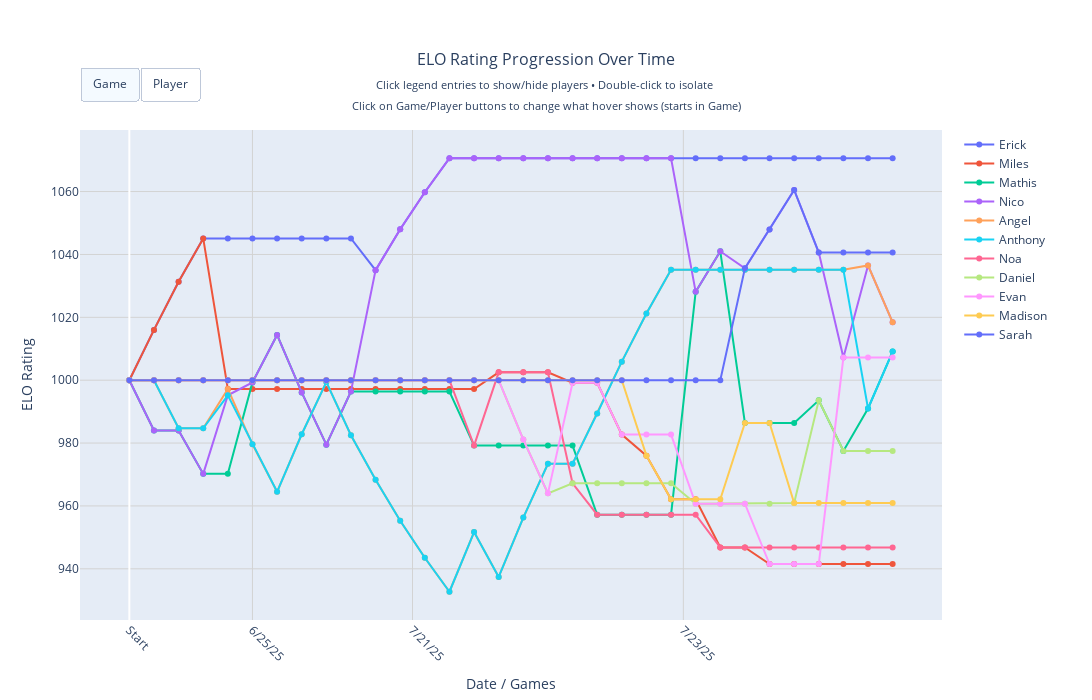

The notebook cell this image was saved under:
### Code cell
import plotly.graph_objects as go

# Prepare data for plotting
x_positions = []
x_labels = []
all_player_data = {player: [] for player in players}
hover_data = []  # Store custom hover info for each x position
x_pos = 0

# Add original scores (first entry in the "original" list)
original_scores = elo_history["original"][0]
for player in players:
    all_player_data[player].append(original_scores[player])

x_positions.append(x_pos)
x_labels.append("Start")
# For the start position, no changes to show
hover_data.append("Start - No changes yet")
x_pos += 1

# Process each date
for date_key in sorted(elo_history.keys()):
    if date_key == "original":
        continue
    
    games_on_date = elo_history[date_key]
    
    # Add each game for this date
    for game_idx, game_scores in enumerate(games_on_date):
        # Calculate changes from previous game
        changes = []
        previous_scores = {}
        
        # Get previous scores (from the last entry in all_player_data)
        for player in players:
            previous_scores[player] = all_player_data[player][-1]
        
        # Add current game scores and calculate changes
        for player in players:
            current_score = game_scores[player]
            previous_score = previous_scores[player]
            change = current_score - previous_score
            
            all_player_data[player].append(current_score)
            
            # Only include players who changed
            if change != 0:
                if change > 0:
                    triangle = "▲"  # Green up triangle
                    color_start = "<span style='color: green;'>"
                else:
                    triangle = "▼"  # Red down triangle
                    color_start = "<span style='color: red;'>"
                
                changes.append(f"{color_start}{player} {triangle} {change:+.1f}</span>")
        
        x_positions.append(x_pos)
        
        # Create hover text for this game
        if changes:
            hover_text = f"<b>{date_key} - Game {game_idx + 1}</b><br>" + "<br>".join(changes)
        else:
            hover_text = f"<b>{date_key} - Game {game_idx + 1}</b><br>No ELO changes"
        
        hover_data.append(hover_text)
        x_pos += 1
    
    # Add date label at the middle of games for this date
    if len(games_on_date) > 1:
        middle_pos = x_pos - len(games_on_date) + (len(games_on_date) - 1) / 2
    else:
        middle_pos = x_pos - 1
    x_labels.append((middle_pos, date_key))

# Create the figure
fig = go.Figure()

# Add a trace for each player
for i, player in enumerate(players):
    fig.add_trace(go.Scatter(
        x=x_positions,
        y=all_player_data[player],
        mode='lines+markers',
        name=player,
        line=dict(width=2),
        marker=dict(size=6),
        hoverinfo='skip', # start w/ these traces disabled
        hovertemplate=None,
        showlegend=True
    ))

# Add an invisible trace for the custom hover info 
fig.add_trace(go.Scatter(
    x=x_positions,
    y=[1000] * len(x_positions), 
    mode='markers',
    marker=dict(size=10, opacity=0), 
    hovertemplate='%{customdata}<extra></extra>',
    customdata=hover_data,
    showlegend=False,
    name='Game Info',
    visible=True,  # Start with game changes visible
    hoverinfo='text',
    text=hover_data  # Use text instead of customdata for better control
))

# Create custom x-axis labels
x_tick_positions = [0] + [pos for pos, label in x_labels[1:]]
x_tick_labels = ["Start"] + [label for pos, label in x_labels[1:]]

# Update layout
fig.update_layout(
    title={
        'text': 'ELO Rating Progression Over Time<br><sub>Click legend entries to show/hide players • Double-click to isolate</sub> <br><sub>Click on Game/Player buttons to change what hover shows (starts in Game)</sub><br>',
        'x': 0.5,
        'font': {'size': 16},
        'pad': {'b': 20} 
    },
    xaxis_title='Date / Games',
    yaxis_title='ELO Rating',
    width=1100,
    height=700,
    hovermode='x unified',
    legend=dict(
        orientation="v",
        yanchor="top",
        y=1,
        xanchor="left",
        x=1.02
    ),
    margin=dict(r=150,t=130),  # Make room for legend, add some room for title
    updatemenus=[
        dict(
            active=0,
            type="buttons",
            direction="left",
            buttons=list([
                dict(
                    args=[{
                        "hoverinfo": ["skip"] * len(players) + ["text"],  # Disable player hovers, enable invisible trace
                        "hovertemplate": [None] * len(players) + ['%{customdata}<extra></extra>'],
                        "visible": [True] * len(players) + [True]  # Show invisible trace
                    }, {
                        "hovermode": "x unified"  # Use closest to target our invisible trace
                    }],
                    label="Game",
                    method="update"
                ),
                dict(
                    args=[{
                        "hoverinfo": ["x+y+name"] * len(players) + ["skip"],  # Enable player hovers, disable invisible trace
                        "visible": [True] * len(players) + [False]  # Hide invisible trace
                    }, {
                        "hovermode": "x unified"  # Back to unified mode for player scores
                    }],
                    label="Player",
                    method="update"
                )
            ]),
            pad={"r": 10, "t": 10},
            showactive=True,
            x=0.0,
            xanchor="left",
            y=1.15,
            yanchor="top"
        ),
    ]
)

# Set custom x-axis ticks
fig.update_xaxes(
    tickmode='array',
    tickvals=x_tick_positions,
    ticktext=x_tick_labels,
    tickangle=45
)

# Add grid
fig.update_xaxes(showgrid=True, gridwidth=1, gridcolor='lightgray')
fig.update_yaxes(showgrid=True, gridwidth=1, gridcolor='lightgray')

# Show the plot
fig.show()

### Figure 1 — Plotly figure (JSON) as saved in the notebook; plotly's stock layout.template omitted (floating-point values rounded to 4 significant figures)
{"data": [{"hoverinfo": "skip", "line": {"width": 2}, "marker": {"size": 6}, "mode": "lines+markers", "name": "Erick", "showlegend": true, "type": "scatter", "x": [0, 1, 2, 3, 4, 5, 6, 7, 8, 9, 10, 11, 12, 13, 14, 15, 16, 17, 18, 19, 20, 21, 22, 23, 24, 25, 26, 27, 28, 29, 30, 31], "y": [1000, 1016, 1031.0, 1045.0, 1045.0, 1045.0, 1045.0, 1045.0, 1045.0, 1045.0, 1035, 1048, 1060.0, 1071.0, 1071.0, 1071.0, 1071.0, 1071.0, 1071.0, 1071.0, 1071.0, 1071.0, 1071.0, 1071.0, 1071.0, 1071.0, 1071.0, 1071.0, 1071.0, 1071.0, 1071.0, 1071.0]}, {"hoverinfo": "skip", "line": {"width": 2}, "marker": {"size": 6}, "mode": "lines+markers", "name": "Miles", "showlegend": true, "type": "scatter", "x": [0, 1, 2, 3, 4, 5, 6, 7, 8, 9, 10, 11, 12, 13, 14, 15, 16, 17, 18, 19, 20, 21, 22, 23, 24, 25, 26, 27, 28, 29, 30, 31], "y": [1000, 1016, 1031.0, 1045.0, 997.2, 997.2, 997.2, 997.2, 997.2, 997.2, 997.2, 997.2, 997.2, 997.2, 997.2, 1002.0, 1002.0, 1002.0, 999.2, 999.2, 982.7, 976, 962.1, 962.1, 946.8, 946.8, 941.5, 941.5, 941.5, 941.5, 941.5, 941.5]}, {"hoverinfo": "skip", "line": {"width": 2}, "marker": {"size": 6}, "mode": "lines+markers", "name": "Mathis", "showlegend": true, "type": "scatter", "x": [0, 1, 2, 3, 4, 5, 6, 7, 8, 9, 10, 11, 12, 13, 14, 15, 16, 17, 18, 19, 20, 21, 22, 23, 24, 25, 26, 27, 28, 29, 30, 31], "y": [1000, 984, 984, 970.2, 970.2, 999.3, 1014.0, 996.1, 979.5, 996.4, 996.4, 996.4, 996.4, 996.4, 979.2, 979.2, 979.2, 979.2, 979.2, 957.2, 957.2, 957.2, 957.2, 1028.0, 1041, 986.4, 986.4, 986.4, 993.6, 977.5, 991, 1009.0]}, {"hoverinfo": "skip", "line": {"width": 2}, "marker": {"size": 6}, "mode": "lines+markers", "name": "Nico", "showlegend": true, "type": "scatter", "x": [0, 1, 2, 3, 4, 5, 6, 7, 8, 9, 10, 11, 12, 13, 14, 15, 16, 17, 18, 19, 20, 21, 22, 23, 24, 25, 26, 27, 28, 29, 30, 31], "y": [1000, 984, 984, 970.2, 995.2, 999.3, 1014.0, 996.1, 979.5, 996.4, 1035, 1048, 1060.0, 1071.0, 1071.0, 1071.0, 1071.0, 1071.0, 1071.0, 1071.0, 1071.0, 1071.0, 1071.0, 1028.0, 1041, 1036.0, 1048.0, 1060.0, 1041.0, 1007.0, 1036.0, 1018.0]}, {"hoverinfo": "skip", "line": {"width": 2}, "marker": {"size": 6}, "mode": "lines+markers", "name": "Angel", "showlegend": true, "type": "scatter", "x": [0, 1, 2, 3, 4, 5, 6, 7, 8, 9, 10, 11, 12, 13, 14, 15, 16, 17, 18, 19, 20, 21, 22, 23, 24, 25, 26, 27, 28, 29, 30, 31], "y": [1000, 1000, 984.7, 984.7, 997.2, 979.6, 964.5, 982.8, 999.4, 982.5, 968.3, 955.3, 943.5, 932.7, 951.7, 937.4, 956.3, 973.4, 973.4, 989.4, 1006.0, 1021.0, 1035.0, 1035.0, 1035.0, 1035.0, 1035.0, 1035.0, 1035.0, 1035.0, 1036.0, 1018.0]}, {"hoverinfo": "skip", "line": {"width": 2}, "marker": {"size": 6}, "mode": "lines+markers", "name": "Anthony", "showlegend": true, "type": "scatter", "x": [0, 1, 2, 3, 4, 5, 6, 7, 8, 9, 10, 11, 12, 13, 14, 15, 16, 17, 18, 19, 20, 21, 22, 23, 24, 25, 26, 27, 28, 29, 30, 31], "y": [1000, 1000, 984.7, 984.7, 995.2, 979.6, 964.5, 982.8, 999.4, 982.5, 968.3, 955.3, 943.5, 932.7, 951.7, 937.4, 956.3, 973.4, 973.4, 989.4, 1006.0, 1021.0, 1035.0, 1035.0, 1035.0, 1035.0, 1035.0, 1035.0, 1035.0, 1035.0, 991, 1009.0]}, {"hoverinfo": "skip", "line": {"width": 2}, "marker": {"size": 6}, "mode": "lines+markers", "name": "Noa", "showlegend": true, "type": "scatter", "x": [0, 1, 2, 3, 4, 5, 6, 7, 8, 9, 10, 11, 12, 13, 14, 15, 16, 17, 18, 19, 20, 21, 22, 23, 24, 25, 26, 27, 28, 29, 30, 31], "y": [1000, 1000, 1000, 1000, 1000, 1000, 1000, 1000, 1000, 1000, 1000, 1000, 1000, 1000, 979.2, 1002.0, 1002.0, 1002.0, 967.2, 957.2, 957.2, 957.2, 957.2, 957.2, 946.8, 946.8, 946.8, 946.8, 946.8, 946.8, 946.8, 946.8]}, {"hoverinfo": "skip", "line": {"width": 2}, "marker": {"size": 6}, "mode": "lines+markers", "name": "Daniel", "showlegend": true, "type": "scatter", "x": [0, 1, 2, 3, 4, 5, 6, 7, 8, 9, 10, 11, 12, 13, 14, 15, 16, 17, 18, 19, 20, 21, 22, 23, 24, 25, 26, 27, 28, 29, 30, 31], "y": [1000, 1000, 1000, 1000, 1000, 1000, 1000, 1000, 1000, 1000, 1000, 1000, 1000, 1000, 1000, 1000, 981.1, 964, 967.2, 967.2, 967.2, 967.2, 967.2, 960.7, 960.7, 960.7, 960.7, 960.9, 993.6, 977.5, 977.5, 977.5]}, {"hoverinfo": "skip", "line": {"width": 2}, "marker": {"size": 6}, "mode": "lines+markers", "name": "Evan", "showlegend": true, "type": "scatter", "x": [0, 1, 2, 3, 4, 5, 6, 7, 8, 9, 10, 11, 12, 13, 14, 15, 16, 17, 18, 19, 20, 21, 22, 23, 24, 25, 26, 27, 28, 29, 30, 31], "y": [1000, 1000, 1000, 1000, 1000, 1000, 1000, 1000, 1000, 1000, 1000, 1000, 1000, 1000, 1000, 1000, 981.1, 964, 999.2, 999.2, 982.7, 982.7, 982.7, 960.7, 960.7, 960.7, 941.5, 941.5, 941.5, 1007.0, 1007.0, 1007.0]}, {"hoverinfo": "skip", "line": {"width": 2}, "marker": {"size": 6}, "mode": "lines+markers", "name": "Madison", "showlegend": true, "type": "scatter", "x": [0, 1, 2, 3, 4, 5, 6, 7, 8, 9, 10, 11, 12, 13, 14, 15, 16, 17, 18, 19, 20, 21, 22, 23, 24, 25, 26, 27, 28, 29, 30, 31], "y": [1000, 1000, 1000, 1000, 1000, 1000, 1000, 1000, 1000, 1000, 1000, 1000, 1000, 1000, 1000, 1000, 1000, 1000, 1000, 1000, 1000, 976, 962.1, 962.1, 962.1, 986.4, 986.4, 960.9, 960.9, 960.9, 960.9, 960.9]}, {"hoverinfo": "skip", "line": {"width": 2}, "marker": {"size": 6}, "mode": "lines+markers", "name": "Sarah", "showlegend": true, "type": "scatter", "x": [0, 1, 2, 3, 4, 5, 6, 7, 8, 9, 10, 11, 12, 13, 14, 15, 16, 17, 18, 19, 20, 21, 22, 23, 24, 25, 26, 27, 28, 29, 30, 31], "y": [1000, 1000, 1000, 1000, 1000, 1000, 1000, 1000, 1000, 1000, 1000, 1000, 1000, 1000, 1000, 1000, 1000, 1000, 1000, 1000, 1000, 1000, 1000, 1000, 1000, 1036.0, 1048.0, 1060.0, 1041.0, 1041.0, 1041.0, 1041.0]}, {"customdata": ["Start - No changes yet", "<b>6/25/25 - Game 1</b><br><span style='color: green;'>Erick ▲ +16.0</span><br><span style='color: green;'>Miles ▲ +16.0</span><br><span style='color: red;'>Mathis ▼ -16.0</span><br><span style='color: red;'>Nico ▼ -16.0</span>", "<b>6/25/25 - Game 2</b><br><span style='color: green;'>Erick ▲ +15.3</span><br><span style='color: green;'>Miles ▲ +15.3</span><br><span style='color: red;'>Angel ▼ -15.3</span><br><span style='color: red;'>Anthony ▼ -15.3</span>", "<b>6/25/25 - Game 3</b><br><span style='color: green;'>Erick ▲ +13.8</span><br><span style='color: green;'>Miles ▲ +13.8</span><br><span style='color: red;'>Mathis ▼ -13.8</span><br><span style='color: red;'>Nico ▼ -13.8</span>", "<b>6/25/25 - Game 4</b><br><span style='color: red;'>Miles ▼ -47.9</span><br><span style='color: green;'>Nico ▲ +25.0</span><br><span style='color: green;'>Angel ▲ +12.5</span><br><span style='color: green;'>Anthony ▲ +10.5</span>", "<b>6/25/25 - Game 5</b><br><span style='color: green;'>Mathis ▲ +29.1</span><br><span style='color: green;'>Nico ▲ +4.1</span><br><span style='color: red;'>Angel ▼ -17.6</span><br><span style='color: red;'>Anthony ▼ -15.6</span>", "<b>6/25/25 - Game 6</b><br><span style='color: green;'>Mathis ▲ +15.1</span><br><span style='color: green;'>Nico ▲ +15.1</span><br><span style='color: red;'>Angel ▼ -15.1</span><br><span style='color: red;'>Anthony ▼ -15.1</span>", "<b>6/25/25 - Game 7</b><br><span style='color: red;'>Mathis ▼ -18.3</span><br><span style='color: red;'>Nico ▼ -18.3</span><br><span style='color: green;'>Angel ▲ +18.3</span><br><span style='color: green;'>Anthony ▲ +18.3</span>", "<b>6/25/25 - Game 8</b><br><span style='color: red;'>Mathis ▼ -16.6</span><br><span style='color: red;'>Nico ▼ -16.6</span><br><span style='color: green;'>Angel ▲ +16.6</span><br><span style='color: green;'>Anthony ▲ +16.6</span>", "<b>6/25/25 - Game 9</b><br><span style='color: green;'>Mathis ▲ +16.9</span><br><span style='color: green;'>Nico ▲ +16.9</span><br><span style='color: red;'>Angel ▼ -16.9</span><br><span style='color: red;'>Anthony ▼ -16.9</span>", "<b>7/21/25 - Game 1</b><br><span style='color: red;'>Erick ▼ -10.1</span><br><span style='color: green;'>Nico ▲ +38.6</span><br><span style='color: red;'>Angel ▼ -14.2</span><br><span style='color: red;'>Anthony ▼ -14.2</span>", "<b>7/21/25 - Game 2</b><br><span style='color: green;'>Erick ▲ +13.0</span><br><span style='color: green;'>Nico ▲ +13.0</span><br><span style='color: red;'>Angel ▼ -13.0</span><br><span style='color: red;'>Anthony ▼ -13.0</span>", "<b>7/21/25 - Game 3</b><br><span style='color: green;'>Erick ▲ +11.8</span><br><span style='color: green;'>Nico ▲ +11.8</span><br><span style='color: red;'>Angel ▼ -11.8</span><br><span style='color: red;'>Anthony ▼ -11.8</span>", "<b>7/21/25 - Game 4</b><br><span style='color: green;'>Erick ▲ +10.8</span><br><span style='color: green;'>Nico ▲ +10.8</span><br><span style='color: red;'>Angel ▼ -10.8</span><br><span style='color: red;'>Anthony ▼ -10.8</span>", "<b>7/23/25 - Game 1</b><br><span style='color: red;'>Mathis ▼ -17.2</span><br><span style='color: green;'>Angel ▲ +19.0</span><br><span style='color: green;'>Anthony ▲ +19.0</span><br><span style='color: red;'>Noa ▼ -20.8</span>", "<b>7/23/25 - Game 2</b><br><span style='color: green;'>Miles ▲ +5.3</span><br><span style='color: red;'>Angel ▼ -14.3</span><br><span style='color: red;'>Anthony ▼ -14.3</span><br><span style='color: green;'>Noa ▲ +23.3</span>", "<b>7/23/25 - Game 3</b><br><span style='color: green;'>Angel ▲ +18.9</span><br><span style='color: green;'>Anthony ▲ +18.9</span><br><span style='color: red;'>Daniel ▼ -18.9</span><br><span style='color: red;'>Evan ▼ -18.9</span>", "<b>7/23/25 - Game 4</b><br><span style='color: green;'>Angel ▲ +17.1</span><br><span style='color: green;'>Anthony ▲ +17.1</span><br><span style='color: red;'>Daniel ▼ -17.1</span><br><span style='color: red;'>Evan ▼ -17.1</span>", "<b>7/23/25 - Game 5</b><br><span style='color: red;'>Miles ▼ -3.3</span><br><span style='color: red;'>Noa ▼ -35.3</span><br><span style='color: green;'>Daniel ▲ +3.2</span><br><span style='color: green;'>Evan ▲ +35.2</span>", "<b>7/23/25 - Game 6</b><br><span style='color: red;'>Mathis ▼ -22.0</span><br><span style='color: green;'>Angel ▲ +16.0</span><br><span style='color: green;'>Anthony ▲ +16.0</span><br><span style='color: red;'>Noa ▼ -10.0</span>", "<b>7/23/25 - Game 7</b><br><span style='color: red;'>Miles ▼ -16.5</span><br><span style='color: green;'>Angel ▲ +16.5</span><br><span style='color: green;'>Anthony ▲ +16.5</span><br><span style='color: red;'>Evan ▼ -16.5</span>", "<b>7/23/25 - Game 8</b><br><span style='color: red;'>Miles ▼ -6.7</span><br><span style='color: green;'>Angel ▲ +15.3</span><br><span style='color: green;'>Anthony ▲ +15.3</span><br><span style='color: red;'>Madison ▼ -24.0</span>", "<b>7/23/25 - Game 9</b><br><span style='color: red;'>Miles ▼ -13.9</span><br><span style='color: green;'>Angel ▲ +13.9</span><br><span style='color: green;'>Anthony ▲ +13.9</span><br><span style='color: red;'>Madison ▼ -13.9</span>", "<b>7/23/25 - Game 10</b><br><span style='color: green;'>Mathis ▲ +70.9</span><br><span style='color: red;'>Nico ▼ -42.5</span><br><span style='color: red;'>Daniel ▼ -6.5</span><br><span style='color: red;'>Evan ▼ -22.0</span>", "<b>7/23/25 - Game 11</b><br><span style='color: red;'>Miles ▼ -15.3</span><br><span style='color: green;'>Mathis ▲ +12.9</span><br><span style='color: green;'>Nico ▲ +12.9</span><br><span style='color: red;'>Noa ▼ -10.4</span>", "<b>7/23/25 - Game 12</b><br><span style='color: red;'>Mathis ▼ -54.6</span><br><span style='color: red;'>Nico ▼ -5.4</span><br><span style='color: green;'>Madison ▲ +24.3</span><br><span style='color: green;'>Sarah ▲ +35.6</span>", "<b>7/23/25 - Game 13</b><br><span style='color: red;'>Miles ▼ -5.3</span><br><span style='color: green;'>Nico ▲ +12.3</span><br><span style='color: red;'>Evan ▼ -19.2</span><br><span style='color: green;'>Sarah ▲ +12.3</span>", "<b>7/23/25 - Game 14</b><br><span style='color: green;'>Nico ▲ +12.6</span><br><span style='color: green;'>Daniel ▲ +0.2</span><br><span style='color: red;'>Madison ▼ -25.5</span><br><span style='color: green;'>Sarah ▲ +12.6</span>", "<b>7/23/25 - Game 15</b><br><span style='color: green;'>Mathis ▲ +7.2</span><br><span style='color: red;'>Nico ▼ -19.9</span><br><span style='color: green;'>Daniel ▲ +32.7</span><br><span style='color: red;'>Sarah ▼ -19.9</span>", "<b>7/23/25 - Game 16</b><br><span style='color: red;'>Mathis ▼ -16.1</span><br><span style='color: red;'>Nico ▼ -33.4</span><br><span style='color: red;'>Daniel ▼ -16.1</span><br><span style='color: green;'>Evan ▲ +65.7</span>", "<b>7/23/25 - Game 17</b><br><span style='color: green;'>Mathis ▲ +13.5</span><br><span style='color: green;'>Nico ▲ +29.3</span><br><span style='color: green;'>Angel ▲ +1.4</span><br><span style='color: red;'>Anthony ▼ -44.1</span>", "<b>7/23/25 - Game 18</b><br><span style='color: green;'>Mathis ▲ +18.1</span><br><span style='color: red;'>Nico ▼ -18.1</span><br><span style='color: red;'>Angel ▼ -18.1</span><br><span style='color: green;'>Anthony ▲ +18.1</span>"], "hoverinfo": "text", "hovertemplate": "%{customdata}<extra></extra>", "marker": {"opacity": 0, "size": 10}, "mode": "markers", "name": "Game Info", "showlegend": false, "text": ["Start - No changes yet", "<b>6/25/25 - Game 1</b><br><span style='color: green;'>Erick ▲ +16.0</span><br><span style='color: green;'>Miles ▲ +16.0</span><br><span style='color: red;'>Mathis ▼ -16.0</span><br><span style='color: red;'>Nico ▼ -16.0</span>", "<b>6/25/25 - Game 2</b><br><span style='color: green;'>Erick ▲ +15.3</span><br><span style='color: green;'>Miles ▲ +15.3</span><br><span style='color: red;'>Angel ▼ -15.3</span><br><span style='color: red;'>Anthony ▼ -15.3</span>", "<b>6/25/25 - Game 3</b><br><span style='color: green;'>Erick ▲ +13.8</span><br><span style='color: green;'>Miles ▲ +13.8</span><br><span style='color: red;'>Mathis ▼ -13.8</span><br><span style='color: red;'>Nico ▼ -13.8</span>", "<b>6/25/25 - Game 4</b><br><span style='color: red;'>Miles ▼ -47.9</span><br><span style='color: green;'>Nico ▲ +25.0</span><br><span style='color: green;'>Angel ▲ +12.5</span><br><span style='color: green;'>Anthony ▲ +10.5</span>", "<b>6/25/25 - Game 5</b><br><span style='color: green;'>Mathis ▲ +29.1</span><br><span style='color: green;'>Nico ▲ +4.1</span><br><span style='color: red;'>Angel ▼ -17.6</span><br><span style='color: red;'>Anthony ▼ -15.6</span>", "<b>6/25/25 - Game 6</b><br><span style='color: green;'>Mathis ▲ +15.1</span><br><span style='color: green;'>Nico ▲ +15.1</span><br><span style='color: red;'>Angel ▼ -15.1</span><br><span style='color: red;'>Anthony ▼ -15.1</span>", "<b>6/25/25 - Game 7</b><br><span style='color: red;'>Mathis ▼ -18.3</span><br><span style='color: red;'>Nico ▼ -18.3</span><br><span style='color: green;'>Angel ▲ +18.3</span><br><span style='color: green;'>Anthony ▲ +18.3</span>", "<b>6/25/25 - Game 8</b><br><span style='color: red;'>Mathis ▼ -16.6</span><br><span style='color: red;'>Nico ▼ -16.6</span><br><span style='color: green;'>Angel ▲ +16.6</span><br><span style='color: green;'>Anthony ▲ +16.6</span>", "<b>6/25/25 - Game 9</b><br><span style='color: green;'>Mathis ▲ +16.9</span><br><span style='color: green;'>Nico ▲ +16.9</span><br><span style='color: red;'>Angel ▼ -16.9</span><br><span style='color: red;'>Anthony ▼ -16.9</span>", "<b>7/21/25 - Game 1</b><br><span style='color: red;'>Erick ▼ -10.1</span><br><span style='color: green;'>Nico ▲ +38.6</span><br><span style='color: red;'>Angel ▼ -14.2</span><br><span style='color: red;'>Anthony ▼ -14.2</span>", "<b>7/21/25 - Game 2</b><br><span style='color: green;'>Erick ▲ +13.0</span><br><span style='color: green;'>Nico ▲ +13.0</span><br><span style='color: red;'>Angel ▼ -13.0</span><br><span style='color: red;'>Anthony ▼ -13.0</span>", "<b>7/21/25 - Game 3</b><br><span style='color: green;'>Erick ▲ +11.8</span><br><span style='color: green;'>Nico ▲ +11.8</span><br><span style='color: red;'>Angel ▼ -11.8</span><br><span style='color: red;'>Anthony ▼ -11.8</span>", "<b>7/21/25 - Game 4</b><br><span style='color: green;'>Erick ▲ +10.8</span><br><span style='color: green;'>Nico ▲ +10.8</span><br><span style='color: red;'>Angel ▼ -10.8</span><br><span style='color: red;'>Anthony ▼ -10.8</span>", "<b>7/23/25 - Game 1</b><br><span style='color: red;'>Mathis ▼ -17.2</span><br><span style='color: green;'>Angel ▲ +19.0</span><br><span style='color: green;'>Anthony ▲ +19.0</span><br><span style='color: red;'>Noa ▼ -20.8</span>", "<b>7/23/25 - Game 2</b><br><span style='color: green;'>Miles ▲ +5.3</span><br><span style='color: red;'>Angel ▼ -14.3</span><br><span style='color: red;'>Anthony ▼ -14.3</span><br><span style='color: green;'>Noa ▲ +23.3</span>", "<b>7/23/25 - Game 3</b><br><span style='color: green;'>Angel ▲ +18.9</span><br><span style='color: green;'>Anthony ▲ +18.9</span><br><span style='color: red;'>Daniel ▼ -18.9</span><br><span style='color: red;'>Evan ▼ -18.9</span>", "<b>7/23/25 - Game 4</b><br><span style='color: green;'>Angel ▲ +17.1</span><br><span style='color: green;'>Anthony ▲ +17.1</span><br><span style='color: red;'>Daniel ▼ -17.1</span><br><span style='color: red;'>Evan ▼ -17.1</span>", "<b>7/23/25 - Game 5</b><br><span style='color: red;'>Miles ▼ -3.3</span><br><span style='color: red;'>Noa ▼ -35.3</span><br><span style='color: green;'>Daniel ▲ +3.2</span><br><span style='color: green;'>Evan ▲ +35.2</span>", "<b>7/23/25 - Game 6</b><br><span style='color: red;'>Mathis ▼ -22.0</span><br><span style='color: green;'>Angel ▲ +16.0</span><br><span style='color: green;'>Anthony ▲ +16.0</span><br><span style='color: red;'>Noa ▼ -10.0</span>", "<b>7/23/25 - Game 7</b><br><span style='color: red;'>Miles ▼ -16.5</span><br><span style='color: green;'>Angel ▲ +16.5</span><br><span style='color: green;'>Anthony ▲ +16.5</span><br><span style='color: red;'>Evan ▼ -16.5</span>", "<b>7/23/25 - Game 8</b><br><span style='color: red;'>Miles ▼ -6.7</span><br><span style='color: green;'>Angel ▲ +15.3</span><br><span style='color: green;'>Anthony ▲ +15.3</span><br><span style='color: red;'>Madison ▼ -24.0</span>", "<b>7/23/25 - Game 9</b><br><span style='color: red;'>Miles ▼ -13.9</span><br><span style='color: green;'>Angel ▲ +13.9</span><br><span style='color: green;'>Anthony ▲ +13.9</span><br><span style='color: red;'>Madison ▼ -13.9</span>", "<b>7/23/25 - Game 10</b><br><span style='color: green;'>Mathis ▲ +70.9</span><br><span style='color: red;'>Nico ▼ -42.5</span><br><span style='color: red;'>Daniel ▼ -6.5</span><br><span style='color: red;'>Evan ▼ -22.0</span>", "<b>7/23/25 - Game 11</b><br><span style='color: red;'>Miles ▼ -15.3</span><br><span style='color: green;'>Mathis ▲ +12.9</span><br><span style='color: green;'>Nico ▲ +12.9</span><br><span style='color: red;'>Noa ▼ -10.4</span>", "<b>7/23/25 - Game 12</b><br><span style='color: red;'>Mathis ▼ -54.6</span><br><span style='color: red;'>Nico ▼ -5.4</span><br><span style='color: green;'>Madison ▲ +24.3</span><br><span style='color: green;'>Sarah ▲ +35.6</span>", "<b>7/23/25 - Game 13</b><br><span style='color: red;'>Miles ▼ -5.3</span><br><span style='color: green;'>Nico ▲ +12.3</span><br><span style='color: red;'>Evan ▼ -19.2</span><br><span style='color: green;'>Sarah ▲ +12.3</span>", "<b>7/23/25 - Game 14</b><br><span style='color: green;'>Nico ▲ +12.6</span><br><span style='color: green;'>Daniel ▲ +0.2</span><br><span style='color: red;'>Madison ▼ -25.5</span><br><span style='color: green;'>Sarah ▲ +12.6</span>", "<b>7/23/25 - Game 15</b><br><span style='color: green;'>Mathis ▲ +7.2</span><br><span style='color: red;'>Nico ▼ -19.9</span><br><span style='color: green;'>Daniel ▲ +32.7</span><br><span style='color: red;'>Sarah ▼ -19.9</span>", "<b>7/23/25 - Game 16</b><br><span style='color: red;'>Mathis ▼ -16.1</span><br><span style='color: red;'>Nico ▼ -33.4</span><br><span style='color: red;'>Daniel ▼ -16.1</span><br><span style='color: green;'>Evan ▲ +65.7</span>", "<b>7/23/25 - Game 17</b><br><span style='color: green;'>Mathis ▲ +13.5</span><br><span style='color: green;'>Nico ▲ +29.3</span><br><span style='color: green;'>Angel ▲ +1.4</span><br><span style='color: red;'>Anthony ▼ -44.1</span>", "<b>7/23/25 - Game 18</b><br><span style='color: green;'>Mathis ▲ +18.1</span><br><span style='color: red;'>Nico ▼ -18.1</span><br><span style='color: red;'>Angel ▼ -18.1</span><br><span style='color: green;'>Anthony ▲ +18.1</span>"], "type": "scatter", "visible": true, "x": [0, 1, 2, 3, 4, 5, 6, 7, 8, 9, 10, 11, 12, 13, 14, 15, 16, 17, 18, 19, 20, 21, 22, 23, 24, 25, 26, 27, 28, 29, 30, 31], "y": [1000, 1000, 1000, 1000, 1000, 1000, 1000, 1000, 1000, 1000, 1000, 1000, 1000, 1000, 1000, 1000, 1000, 1000, 1000, 1000, 1000, 1000, 1000, 1000, 1000, 1000, 1000, 1000, 1000, 1000, 1000, 1000]}], "layout": {"height": 700, "hovermode": "x unified", "legend": {"orientation": "v", "x": 1.02, "xanchor": "left", "y": 1, "yanchor": "top"}, "margin": {"r": 150, "t": 130}, "title": {"font": {"size": 16}, "pad": {"b": 20}, "text": "ELO Rating Progression Over Time<br><sub>Click legend entries to show/hide players • Double-click to isolate</sub> <br><sub>Click on Game/Player buttons to change what hover shows (starts in Game)</sub><br>", "x": 0.5}, "updatemenus": [{"active": 0, "buttons": [{"args": [{"hoverinfo": ["skip", "skip", "skip", "skip", "skip", "skip", "skip", "skip", "skip", "skip", "skip", "text"], "hovertemplate": [null, null, null, null, null, null, null, null, null, null, null, "%{customdata}<extra></extra>"], "visible": [true, true, true, true, true, true, true, true, true, true, true, true]}, {"hovermode": "x unified"}], "label": "Game", "method": "update"}, {"args": [{"hoverinfo": ["x+y+name", "x+y+name", "x+y+name", "x+y+name", "x+y+name", "x+y+name", "x+y+name", "x+y+name", "x+y+name", "x+y+name", "x+y+name", "skip"], "visible": [true, true, true, true, true, true, true, true, true, true, true, false]}, {"hovermode": "x unified"}], "label": "Player", "method": "update"}], "direction": "left", "pad": {"r": 10, "t": 10}, "showactive": true, "type": "buttons", "x": 0, "xanchor": "left", "y": 1.15, "yanchor": "top"}], "width": 1100, "xaxis": {"gridcolor": "lightgray", "gridwidth": 1, "showgrid": true, "tickangle": 45, "tickmode": "array", "ticktext": ["Start", "6/25/25", "7/21/25", "7/23/25"], "tickvals": [0, 5, 11.5, 22.5], "title": {"text": "Date / Games"}}, "yaxis": {"gridcolor": "lightgray", "gridwidth": 1, "showgrid": true, "title": {"text": "ELO Rating"}}}}
